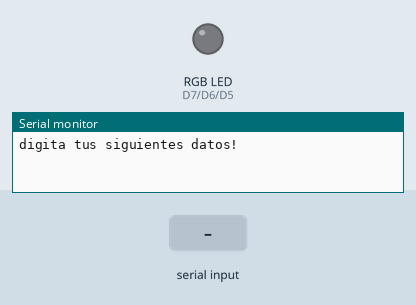
Recording of a sketch running on a simulated ESP8266 (NodeMCU). On the bench: an RGB LED mixed from three pins (HIGH = lit), the last lines printed to the serial monitor. The inputs (shaded band) are chosen by the test bench. Dim RGB values are drawn brighter than linear.

Above: at 1.2 s.
1.3 s: "r90\n" received over Serial
At 2.5 s:
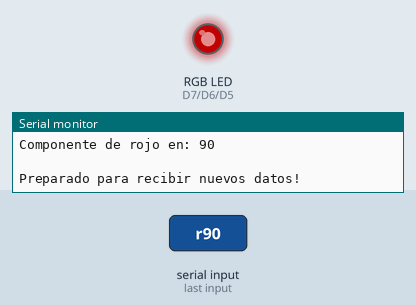
2.9 s: "g90\n" received over Serial
At 3.8 s:
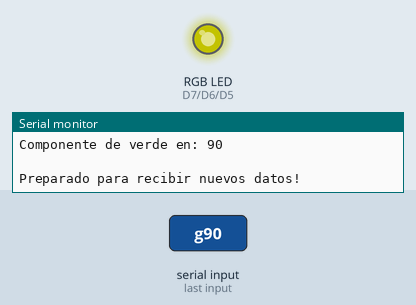
4.5 s: "r,45\n" received over Serial
At 4.9 s:
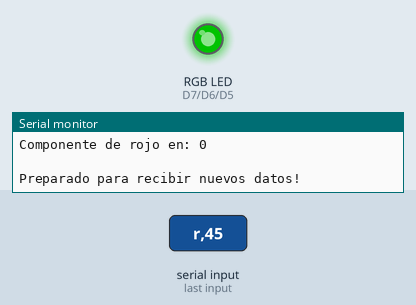
6.1 s: "b90\n" received over Serial
At 7.3 s:
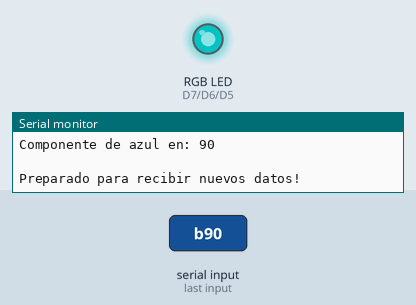
7.7 s: "R90\n" received over Serial
At 8.5 s:
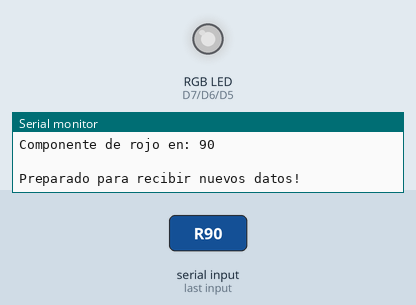
9.3 s: "g,45\n" received over Serial
At 9.8 s:
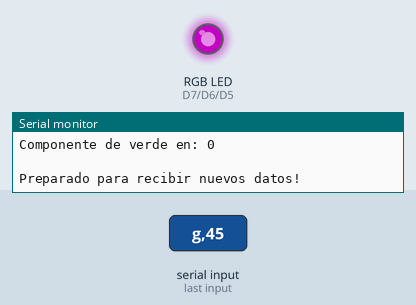
Timing chart, 0 to 11.9 s (numbered marks = the images above; inputs shaded):
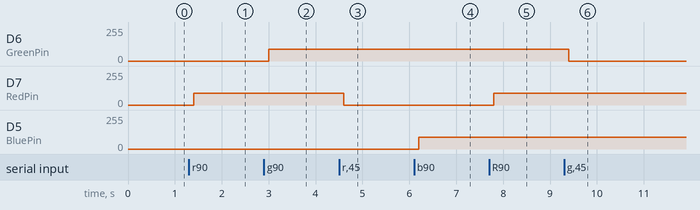

The sketch:

RGB_colores.ino
```cpp
char buffer[18];
int red, green, blue;
int RedPin = D7;
int GreenPin = D6;
int BluePin = D5;
void setup() {
Serial.begin(9600);
while(Serial.available()){
Serial.read();
}
pinMode(RedPin, OUTPUT);
pinMode(GreenPin, OUTPUT);
pinMode(BluePin, OUTPUT);
Serial.println("digita tus siguientes datos!");
}
void loop() {
if (Serial.available() > 0) {
int i = 0; //indice para movernos por el array
delay(100); // Esperamos para asegurarnos de recibir los datos
int numChar = Serial.available(); //Guardamos el numero de caracteres disponibles
if (numChar>15) { //Comprobamos que el numero de caracteres es mayor al menos que 15, lo que significar que esta bien introducido
numChar=15;
}
while (numChar--) { //Siempre que sea mayor que cero
buffer[i++] = Serial.read(); //Vamos guardando los caracteres que hemos recibido
}
dividirString(buffer); //Hacemos la llamada a la funcion que hemos creado, pasando el parametro por referencia
}
}
void dividirString(char* datos) { //La funcion trabaja con un puntero a nuestro array de datos, por lo cual pasamos el parametro por referencia
Serial.println(" ");
Serial.print("Color de entrada: ");
Serial.println(datos);
char* parameter; //Creamos un nuevo puntero para acceder a los datos almacenados
parameter = strtok (datos, " ,"); //Quitamos lo que hay despues de encontrar la primera coma
while (parameter != NULL) {
setLED(parameter); //Encendemos la componente de color tal y como queremos
parameter = strtok (NULL, " ,"); // Al poner NULL seguimos donde nos habiamos quedado y seguimos recortando
}
// Re-inicializamos todo
for (int x=0; x<16; x++) {
buffer[x]='\0';
}
while(Serial.available())
Serial.read();
Serial.println(" ");
Serial.println("Preparado para recibir nuevos datos!");
}
void setLED(char* datos) { //Funcion para encender la componente de color del LED que queremos
if ((datos[0] == 'r') || (datos[0] == 'R')) {
int Ans = strtol(datos+1, NULL, 10);
Ans = constrain(Ans,0,255); //Nos aseguramos de que el resultado este entre 0 y 255
analogWrite(RedPin, Ans);
Serial.print("Componente de rojo en: ");
Serial.println(Ans);
}
if ((datos[0] == 'g') || (datos[0] == 'G')) {
int Ans = strtol(datos+1, NULL, 10);
Ans = constrain(Ans,0,255);
analogWrite(GreenPin, Ans);
Serial.print("Componente de verde en: ");
Serial.println(Ans);
}
if ((datos[0] == 'b') || (datos[0] == 'B')) {
int Ans = strtol(datos+1, NULL, 10);
Ans = constrain(Ans,0,255);
analogWrite(BluePin, Ans);
Serial.print("Componente de azul en: ");
Serial.println(Ans);
}
}
```

Measured:
- after the input at 1.3 s, D7 (RedPin): 0/255 → 90/255 after 0.10 s
- after the input at 2.9 s, D6 (GreenPin): 0/255 → 90/255 after 0.10 s
- after the input at 4.5 s, D7 (RedPin): 90/255 → 0/255 after 0.10 s
- after the input at 6.1 s, D5 (BluePin): 0/255 → 90/255 after 0.10 s
- after the input at 7.7 s, D7 (RedPin): 0/255 → 90/255 after 0.10 s
- after the input at 9.3 s, D6 (GreenPin): 90/255 → 0/255 after 0.10 s
